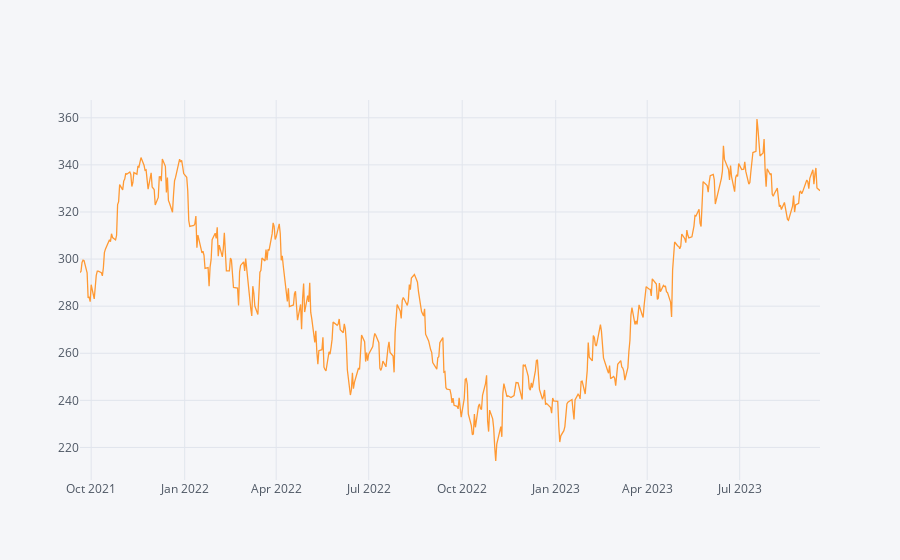

Notebook code cell kept with this figure:
### Code cell
df['Close'].iplot()

### Figure 1 — Plotly figure (JSON) as saved in the notebook; plotly's stock layout.template omitted (floating-point values rounded to 4 significant figures; data arrays with more than 128 entries replaced by an {"elided": "..."} marker saying what was removed)
{"data": [{"line": {"color": "rgba(255, 153, 51, 1.0)", "dash": "solid", "shape": "linear", "width": 1.3}, "mode": "lines", "name": "Close", "text": "", "type": "scatter", "x": {"elided": "502 str values"}, "y": {"elided": "502 float values"}}], "layout": {"legend": {"bgcolor": "#F5F6F9", "font": {"color": "#4D5663"}}, "paper_bgcolor": "#F5F6F9", "plot_bgcolor": "#F5F6F9", "title": {"font": {"color": "#4D5663"}}, "xaxis": {"gridcolor": "#E1E5ED", "showgrid": true, "tickfont": {"color": "#4D5663"}, "title": {"font": {"color": "#4D5663"}, "text": ""}, "zerolinecolor": "#E1E5ED"}, "yaxis": {"gridcolor": "#E1E5ED", "showgrid": true, "tickfont": {"color": "#4D5663"}, "title": {"font": {"color": "#4D5663"}, "text": ""}, "zerolinecolor": "#E1E5ED"}}}
